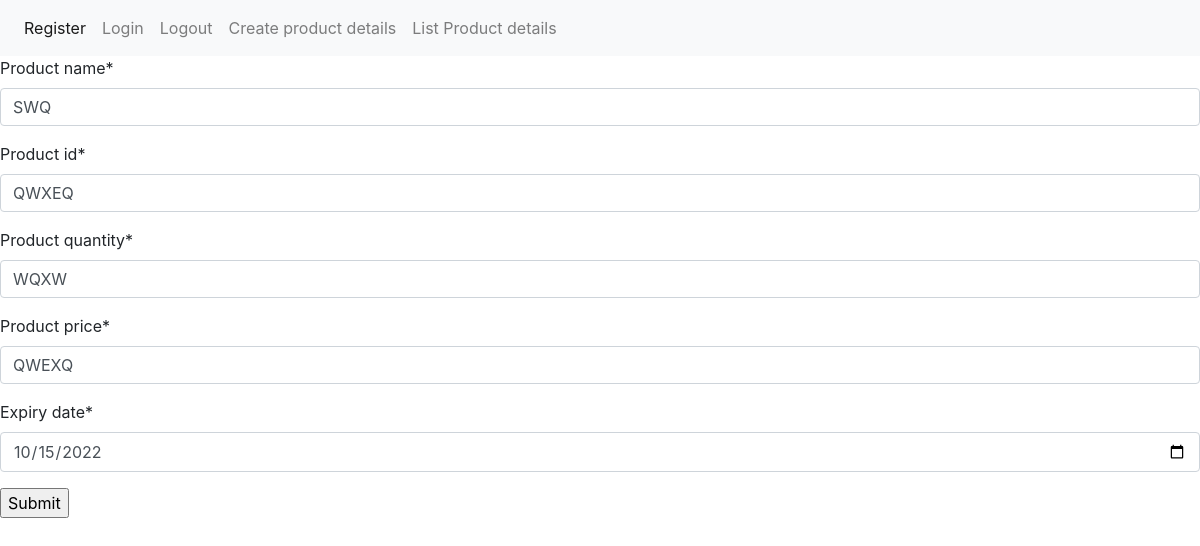
The page /edit_product_details/1/ (signed in) on the database its author committed.
### management/models.py (models this page shows)
class ProductDetails(models.Model):
    product_name= models.CharField(max_length=30)
    product_id= models.CharField(max_length=30)
    product_quantity= models.CharField(max_length=30)
    product_price= models.CharField(max_length=30)
    expiry_date=models.DateField()
    created_at = models.DateTimeField(auto_now_add=True)
    updated_at = models.DateTimeField(auto_now=True)
    is_active=   models.BooleanField('Is active', default=False)

### management/views.py (the view)
# urls.py: path('edit_product_details/<int:id>/',views.edit_product_details,name='edit_product_details'),
@login_required(login_url='login_view')
def edit_product_details(request,id):
    if request.user.is_admin:
        edit = ProductDetails.objects.get(id=id)
        if request.method=="POST":
            form = ProductDetailsForm(instance =edit)
            return render(request,"management/view_product_details.html",{'edit':edit, 'form':form})
        else:
            form = ProductDetailsForm(instance =edit)
            return render(request,"management/edit_product_details.html",{'edit':edit, 'form':form})
    else:
        return HttpResponse('not permit')

### management/forms.py
class ProductDetailsForm(forms.ModelForm):
   class Meta:
      model=ProductDetails
      fields=['product_name','product_id','product_quantity','product_price','expiry_date']
      widgets = { 'expiry_date' : forms.DateInput(attrs={'type':'date',}),}

### management/templates/management/edit_product_details.html (shortened to what this page needs)
{% extends "management/layout.html" %}
{% block content %}
  {% load crispy_forms_tags %}
    <form  method="POST">
        {{  form|crispy }}
        <input type="submit" value="Submit">
              </form>
{% endblock content %}

### rows shown on the page
ProductDetails: product_name "SWQ", product_id "QWXEQ", product_quantity "WQXW", product_price "QWEXQ", expiry_date "10/15/2022"
